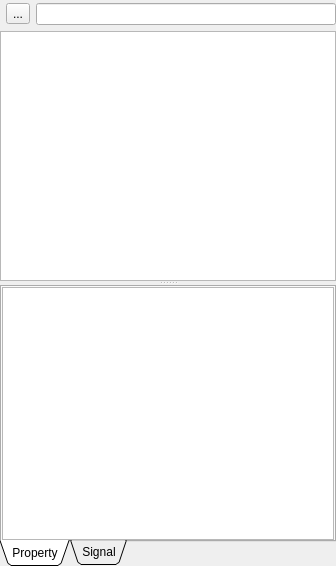
<?xml version="1.0" encoding="UTF-8"?>
<ui version="4.0">
 <class>ScenePanel</class>
 <widget class="QDockWidget" name="ScenePanel">
  <property name="geometry">
   <rect>
    <x>0</x>
    <y>0</y>
    <width>336</width>
    <height>566</height>
   </rect>
  </property>
  <property name="windowTitle">
   <string>Scene</string>
  </property>
  <widget class="QWidget" name="dockWidgetContents">
   <layout class="QVBoxLayout" name="verticalLayout_4">
    <property name="leftMargin">
     <number>0</number>
    </property>
    <property name="topMargin">
     <number>3</number>
    </property>
    <property name="rightMargin">
     <number>0</number>
    </property>
    <property name="bottomMargin">
     <number>0</number>
    </property>
    <item>
     <widget class="QSplitter" name="splitter">
      <property name="orientation">
       <enum>Qt::Vertical</enum>
      </property>
      <widget class="QWidget" name="verticalLayoutWidget">
       <layout class="QVBoxLayout" name="verticalLayout_3">
        <item>
         <layout class="QHBoxLayout" name="horizontalLayout">
          <property name="leftMargin">
           <number>6</number>
          </property>
          <item>
           <widget class="QToolButton" name="m_newNodeButton">
            <property name="autoFillBackground">
             <bool>true</bool>
            </property>
            <property name="text">
             <string>...</string>
            </property>
            <property name="icon">
             <iconset resource="../../../Resource/App.qrc">
              <normaloff>:/icon/Icon/add.png</normaloff>:/icon/Icon/add.png</iconset>
            </property>
           </widget>
          </item>
          <item>
           <widget class="QLineEdit" name="lineEdit"/>
          </item>
         </layout>
        </item>
        <item>
         <widget class="QTreeWidget" name="m_nodeTreeWidget">
          <property name="headerHidden">
           <bool>true</bool>
          </property>
          <column>
           <property name="text">
            <string notr="true">1</string>
           </property>
          </column>
         </widget>
        </item>
       </layout>
      </widget>
      <widget class="QTabWidget" name="tabWidget">
       <property name="tabPosition">
        <enum>QTabWidget::South</enum>
       </property>
       <property name="tabShape">
        <enum>QTabWidget::Triangular</enum>
       </property>
       <property name="currentIndex">
        <number>0</number>
       </property>
       <property name="elideMode">
        <enum>Qt::ElideMiddle</enum>
       </property>
       <widget class="QWidget" name="tab">
        <attribute name="title">
         <string>Property</string>
        </attribute>
        <layout class="QVBoxLayout" name="verticalLayout">
         <property name="leftMargin">
          <number>0</number>
         </property>
         <property name="topMargin">
          <number>0</number>
         </property>
         <property name="rightMargin">
          <number>0</number>
         </property>
         <property name="bottomMargin">
          <number>0</number>
         </property>
         <item>
          <widget class="QTreeView" name="m_propertyTreeView"/>
         </item>
        </layout>
       </widget>
       <widget class="QWidget" name="tab_2">
        <attribute name="title">
         <string>Signal</string>
        </attribute>
        <layout class="QVBoxLayout" name="verticalLayout_2">
         <property name="leftMargin">
          <number>0</number>
         </property>
         <property name="topMargin">
          <number>0</number>
         </property>
         <property name="rightMargin">
          <number>0</number>
         </property>
         <property name="bottomMargin">
          <number>0</number>
         </property>
         <item>
          <widget class="QTreeWidget" name="treeWidget">
           <property name="headerHidden">
            <bool>true</bool>
           </property>
           <column>
            <property name="text">
             <string notr="true">1</string>
            </property>
           </column>
          </widget>
         </item>
        </layout>
       </widget>
      </widget>
     </widget>
    </item>
   </layout>
  </widget>
 </widget>
 <resources>
  <include location="../../../Resource/App.qrc"/>
 </resources>
 <connections/>
</ui>
